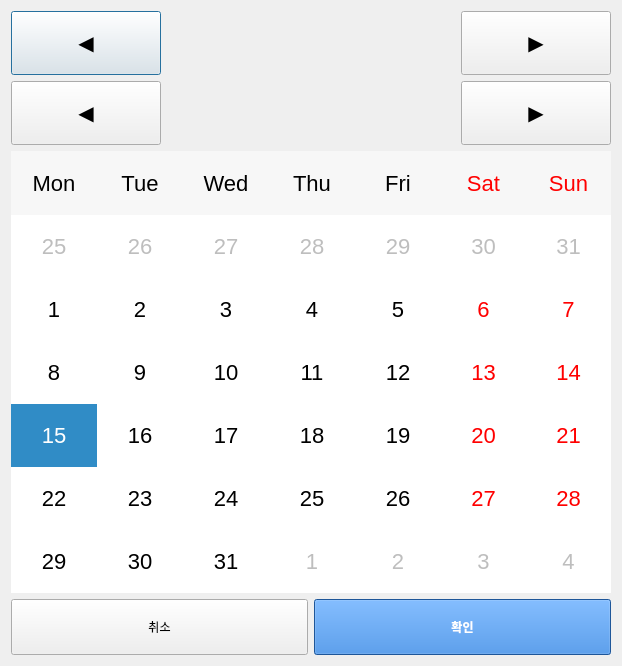
<?xml version="1.0" encoding="UTF-8"?>
<ui version="4.0">
 <class>Calendar</class>
 <widget class="QDialog" name="Calendar">
  <property name="geometry">
   <rect>
    <x>0</x>
    <y>0</y>
    <width>618</width>
    <height>666</height>
   </rect>
  </property>
  <property name="windowTitle">
   <string>날짜 선택</string>
  </property>
  <layout class="QVBoxLayout" name="verticalLayout">
   <item>
    <layout class="QHBoxLayout" name="horizontalLayout" stretch="0,1,0">
     <item>
      <widget class="QPushButton" name="btnPrevYear">
       <property name="minimumSize">
        <size>
         <width>150</width>
         <height>64</height>
        </size>
       </property>
       <property name="styleSheet">
        <string notr="true">font-size: 20px;</string>
       </property>
       <property name="text">
        <string>◀</string>
       </property>
      </widget>
     </item>
     <item>
      <widget class="QLabel" name="lblYear">
       <property name="styleSheet">
        <string notr="true">font-size: 24px; font-weight: bold;</string>
       </property>
       <property name="alignment">
        <set>Qt::AlignCenter</set>
       </property>
      </widget>
     </item>
     <item>
      <widget class="QPushButton" name="btnNextYear">
       <property name="minimumSize">
        <size>
         <width>150</width>
         <height>64</height>
        </size>
       </property>
       <property name="styleSheet">
        <string notr="true">font-size: 20px;</string>
       </property>
       <property name="text">
        <string>▶</string>
       </property>
      </widget>
     </item>
    </layout>
   </item>
   <item>
    <layout class="QHBoxLayout" name="horizontalLayout_2" stretch="0,1,0">
     <item>
      <widget class="QPushButton" name="btnPrevMonth">
       <property name="minimumSize">
        <size>
         <width>150</width>
         <height>64</height>
        </size>
       </property>
       <property name="styleSheet">
        <string notr="true">font-size: 20px;</string>
       </property>
       <property name="text">
        <string>◀</string>
       </property>
      </widget>
     </item>
     <item>
      <widget class="QLabel" name="lblMonth">
       <property name="styleSheet">
        <string notr="true">font-size: 24px; font-weight: bold;</string>
       </property>
       <property name="alignment">
        <set>Qt::AlignCenter</set>
       </property>
      </widget>
     </item>
     <item>
      <widget class="QPushButton" name="btnNextMonth">
       <property name="minimumSize">
        <size>
         <width>150</width>
         <height>64</height>
        </size>
       </property>
       <property name="styleSheet">
        <string notr="true">font-size: 20px;</string>
       </property>
       <property name="text">
        <string>▶</string>
       </property>
      </widget>
     </item>
    </layout>
   </item>
   <item>
    <widget class="QCalendarWidget" name="cal">
     <property name="minimumSize">
      <size>
       <width>600</width>
       <height>440</height>
      </size>
     </property>
     <property name="styleSheet">
      <string notr="true">QCalendarWidget QAbstractItemView { font-size: 22px; }</string>
     </property>
     <property name="verticalHeaderFormat">
      <enum>QCalendarWidget::NoVerticalHeader</enum>
     </property>
     <property name="navigationBarVisible">
      <bool>false</bool>
     </property>
    </widget>
   </item>
   <item>
    <layout class="QHBoxLayout" name="horizontalLayout_3">
     <item>
      <widget class="QPushButton" name="btnCancel">
       <property name="minimumSize">
        <size>
         <width>0</width>
         <height>56</height>
        </size>
       </property>
       <property name="text">
        <string>취소</string>
       </property>
      </widget>
     </item>
     <item>
      <widget class="QPushButton" name="btnOk">
       <property name="minimumSize">
        <size>
         <width>0</width>
         <height>56</height>
        </size>
       </property>
       <property name="styleSheet">
        <string notr="true">background: #2a78d6; color: white; font-weight: bold;</string>
       </property>
       <property name="text">
        <string>확인</string>
       </property>
      </widget>
     </item>
    </layout>
   </item>
  </layout>
 </widget>
 <resources/>
 <connections/>
</ui>
